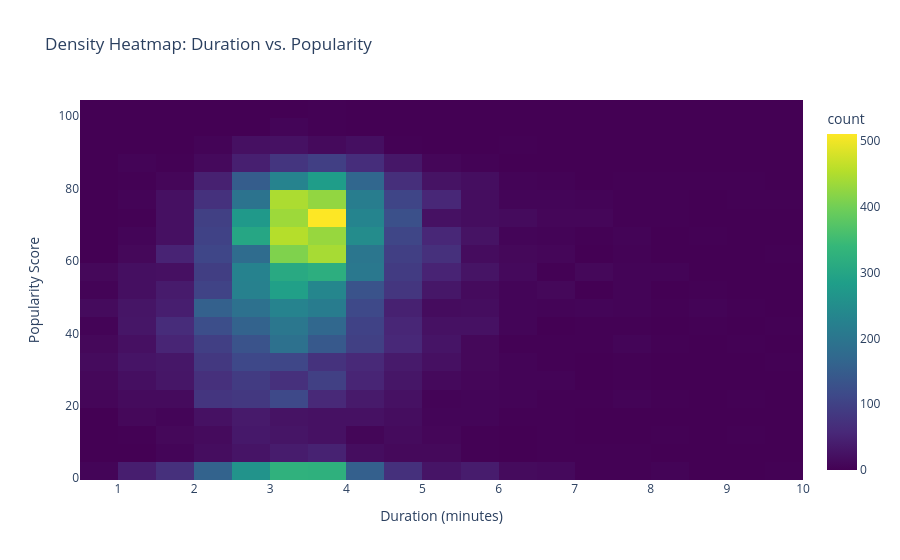

The cell this chart's notebook holds for it:
### Markdown cell above
### Key Finding #2: Weak But Significant Correlation

The statistical analysis reveals an interesting paradox:

- **Pearson Correlation: r = 0.103** (weak positive correlation)
- **P-value: 2.5 × 10⁻⁴²** (extremely statistically significant)

**What does this mean?**

The correlation is **statistically significant** because our sample size is large (17,318 tracks), which gives us enough power to detect even small effects. However, the correlation is **practically weak** - duration explains only about **1%** of the variance in popularity (r² ≈ 0.01).

**Interpretation**: Duration matters, but it's not the main driver of a song's success. Other factors play much larger roles:
- Artist popularity and existing fanbase
- Marketing and playlist placement
- Song quality and catchiness
- Release timing and cultural moment
- Genre trends

**The scatter plot confirms this**: while there's a slight upward trend (longer songs tend to be slightly more popular on average), there's enormous variation at every duration point. A 2-minute song can be just as popular as a 5-minute song if other factors align.

This finding is actually reassuring for artists: **you don't need to rigidly stick to a specific duration** - focus on making a great song first.

### Code cell
# Create a 2D histogram (heatmap) for better visualization
fig = px.density_heatmap(
    df_clean,
    x='track_duration_min',
    y='track_popularity',
    nbinsx=30,
    nbinsy=30,
    title='Density Heatmap: Duration vs. Popularity',
    labels={'track_duration_min': 'Duration (minutes)', 'track_popularity': 'Popularity Score'},
    color_continuous_scale='Viridis'
)
fig.show()

### Figure 1 — Plotly figure (JSON) as saved in the notebook; plotly's stock layout.template omitted (floating-point values rounded to 4 significant figures; data arrays with more than 128 entries replaced by an {"elided": "..."} marker saying what was removed)
{"data": [{"coloraxis": "coloraxis", "hovertemplate": "Duration (minutes)=%{x}<br>Popularity Score=%{y}<br>count=%{z}<extra></extra>", "name": "", "nbinsx": 30, "nbinsy": 30, "type": "histogram2d", "x": {"elided": "17318 float values"}, "xaxis": "x", "xbingroup": "x", "y": {"elided": "17318 int values"}, "yaxis": "y", "ybingroup": "y"}], "layout": {"coloraxis": {"colorbar": {"title": {"text": "count"}}, "colorscale": [[0, "#440154"], [0.1111, "#482878"], [0.2222, "#3e4989"], [0.3333, "#31688e"], [0.4444, "#26828e"], [0.5556, "#1f9e89"], [0.6667, "#35b779"], [0.7778, "#6ece58"], [0.8889, "#b5de2b"], [1, "#fde725"]]}, "legend": {"tracegroupgap": 0}, "title": {"text": "Density Heatmap: Duration vs. Popularity"}, "xaxis": {"anchor": "y", "domain": [0, 1], "title": {"text": "Duration (minutes)"}}, "yaxis": {"anchor": "x", "domain": [0, 1], "title": {"text": "Popularity Score"}}}}
